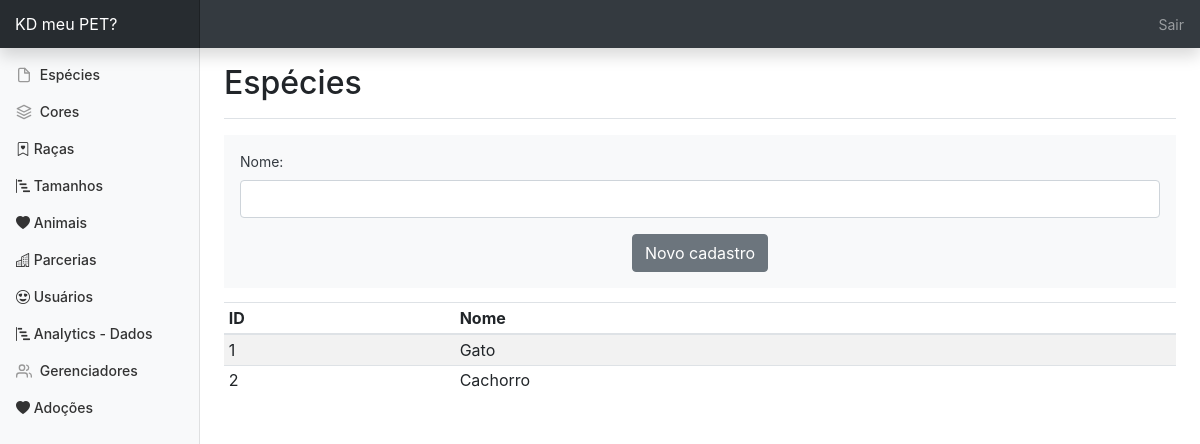
The page /tipos.php (signed in) on the database its author committed.
### tables this page shows
CREATE TABLE `cadastro_tipo` (
  `t_id` int(11) NOT NULL,
  `t_nome` varchar(250) DEFAULT NULL
);

### tipos.php (the view, shortened to what this page needs)
<?php
  require_once"conexao.php";
?>
<html lang="pt">
  <head>
    <link href="css/bootstrap-4.1.3/dist/css/bootstrap.min.css" rel="stylesheet">
    <link rel="stylesheet" href="https://cdn.jsdelivr.net/npm/bootstrap-icons@1.3.0/font/bootstrap-icons.css">
    <link href="css/dashboard.css" rel="stylesheet">
  </head>
  <body>
    <nav class="navbar navbar-dark fixed-top bg-dark flex-md-nowrap p-0 shadow">
      <a class="navbar-brand col-sm-3 col-md-2 mr-0" href="#">KD meu PET?</a>
      <ul class="navbar-nav px-3">
        <li class="nav-item text-nowrap">
          <a class="nav-link" href="sairgerenciador.php">Sair</a>
        </li>
      </ul>
    </nav>
    <div class="container-fluid">
      <div class="row">
        <nav class="col-md-2 d-none d-md-block bg-light sidebar">
          <div class="sidebar-sticky">
          <?php include "menuadmin.php"; ?>
          </div>
        </nav>
        <main role="main" class="col-md-9 ml-sm-auto col-lg-10 px-4">
          <div class="d-flex justify-content-between flex-wrap flex-md-nowrap align-items-center pt-3 pb-2 mb-3 border-bottom">
            <h1 class="h2">Espécies</h1>
          </div>
          <div class="table-responsive">
            <form action="gerartipo.php" method="post" enctype="multipart/form-data">
            <div class="p-3 mb-2 bg-light text-dark container">
                <div class="mb-3">
                    <label for="nome" class="form-label">Nome:</label>
                    <input type="text" class="form-control" required name="nome">
                </div>
                <div align="center">
                    <button type="submit" class="btn btn-secondary">Novo cadastro</button>
                </div>
            </div>
            </form>
            <div class="table-responsive">
            <table class="table table-striped table-sm">
              <thead>
                <tr>
                  <th>ID</th>
                  <th>Nome</th>
                </tr>
              </thead>
              <tbody>
               <?php
                try {
                  $consulta = "SELECT * FROM cadastro_tipo ORDER BY t_id ASC";
                  $stmt_consulta = $pdo->prepare($consulta);
                  $stmt_consulta->execute();
                } catch (PDOException $e) {
                  echo "Erro: " . $e->getMessage();
                }
                while($dado = $stmt_consulta->fetch(PDO::FETCH_ASSOC))
                {
                ?>
                <tr>
                  <td><?php echo $dado['t_id']; ?></td>
                  <td><?php echo $dado['t_nome']; ?></td>
                </tr>
                <?php } ?>
              </tbody>
            </table>
          </div>
          </div>
        </main>
      </div>
    </div>
  </body>
</html>

### css/dashboard.css (style rules this page uses)
body { font-size: .875rem; }
.sidebar { position: fixed; top: 0; bottom: 0; left: 0; z-index: 100; padding: 48px 0 0; box-shadow: inset -1px 0 0 rgba(0, 0, 0, .1); }
.sidebar-sticky { position: relative; top: 0; height: calc(100vh - 48px); padding-top: .5rem; overflow-x: hidden; overflow-y: auto; }
[role="main"] { padding-top: 48px; }
.navbar-brand { padding-top: .75rem; padding-bottom: .75rem; font-size: 1rem; background-color: rgba(0, 0, 0, .25); box-shadow: inset -1px 0 0 rgba(0, 0, 0, .25); }

### rows shown on the page
cadastro_tipo: t_id "1", t_nome "Gato"
cadastro_tipo: t_id "2", t_nome "Cachorro"
